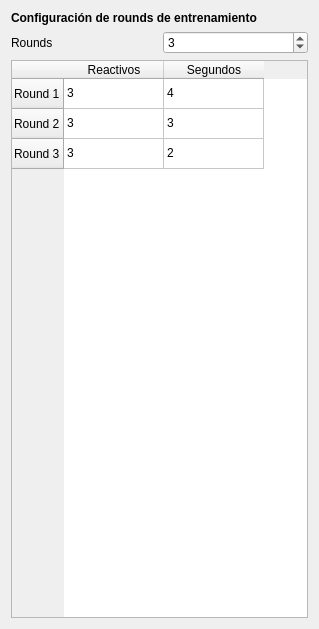
      <widget class="QWidget" name="scrollAreaWidgetContents_2">
       <property name="geometry">
        <rect>
         <x>0</x>
         <y>0</y>
         <width>319</width>
         <height>629</height>
        </rect>
       </property>
       <layout class="QVBoxLayout" name="verticalLayout_2">
        <item>
         <widget class="QLabel" name="label_8">
          <property name="font">
           <font>
            <pointsize>9</pointsize>
            <weight>75</weight>
            <bold>true</bold>
           </font>
          </property>
          <property name="text">
           <string>Configuración de rounds de entrenamiento</string>
          </property>
         </widget>
        </item>
        <item>
         <layout class="QHBoxLayout" name="horizontalLayout">
          <item>
           <widget class="QLabel" name="label_4">
            <property name="text">
             <string>Rounds</string>
            </property>
           </widget>
          </item>
          <item>
           <widget class="QSpinBox" name="spinBoxRounds">
            <property name="minimum">
             <number>1</number>
            </property>
            <property name="value">
             <number>3</number>
            </property>
           </widget>
          </item>
         </layout>
        </item>
        <item>
         <widget class="QTableWidget" name="tableDatos">
          <property name="sizeAdjustPolicy">
           <enum>QAbstractScrollArea::AdjustToContentsOnFirstShow</enum>
          </property>
          <property name="rowCount">
           <number>3</number>
          </property>
          <property name="columnCount">
           <number>2</number>
          </property>
          <row>
           <property name="text">
            <string>Round 1</string>
           </property>
          </row>
          <row>
           <property name="text">
            <string>Round 2</string>
           </property>
          </row>
          <row>
           <property name="text">
            <string>Round 3</string>
           </property>
          </row>
          <column>
           <property name="text">
            <string>Reactivos</string>
           </property>
          </column>
          <column>
           <property name="text">
            <string>Segundos</string>
           </property>
          </column>
          <item row="0" column="0">
           <property name="text">
            <string>3</string>
           </property>
          </item>
          <item row="0" column="1">
           <property name="text">
            <string>4</string>
           </property>
          </item>
          <item row="1" column="0">
           <property name="text">
            <string>3</string>
           </property>
          </item>
          <item row="1" column="1">
           <property name="text">
            <string>3</string>
           </property>
          </item>
          <item row="2" column="0">
           <property name="text">
            <string>3</string>
           </property>
          </item>
          <item row="2" column="1">
           <property name="text">
            <string>2</string>
           </property>
          </item>
         </widget>
        </item>
       </layout>
      </widget>
